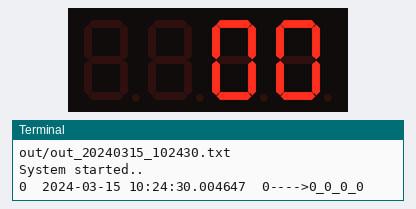
A program run on a simulated Raspberry Pi (BCM pin numbers). Shown: 4-digit seven-segment display, the last lines printed to the terminal. The clock reads 2024-03-15 10:24:30 at power-on unless the program sets it; files the program writes start out absent.

Above: at 0.1 s.
At 60.1 s:
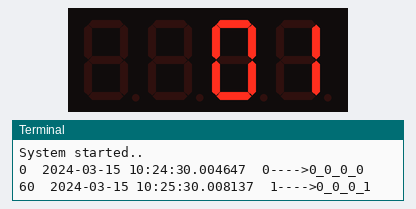
At 120.1 s:
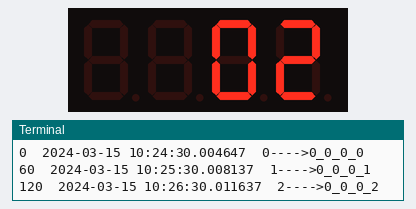

Measured:
- what the display in image 1 shows lasts 60.0 s, from 60.0 s to 120.0 s

The program:

timertest1+lcd.py
```python
from datetime import datetime
import time
import numpy as np
import os
from Adafruit_LED_Backpack import SevenSegment

def MakeDir(directory):
    if not os.path.exists(directory):
        os.makedirs(directory)


def GetTimeString(m = -1):
    if m==0:
        s1 = datetime.now().strftime("%Y%m%d%H%M%S")
    else:
        s1 = datetime.now().strftime("%Y%m%d_%H%M%S")

    return s1

# 7-segment
segment = SevenSegment.SevenSegment(address=0x70)
segment.begin()

MakeDir('out')
fn1 = 'out/out_'+GetTimeString()+'.txt'
print(fn1)
t0 = datetime.now()

v =[]
v.append(t0)
cnt = 0
fcnt = 0

bDbg = True
segment.clear()

segment.set_digit(0, 0)
segment.set_digit(1, 0)
segment.set_digit(2, 0)
segment.set_digit(3, 0)
segment.write_display()
print('System started..')

while(1):
    # t = datetime.time(datetime.now())
    if cnt%60 ==0:
        segment.clear()
        t = datetime.now()

        v.append(t)
        np.savetxt(fn1, v, fmt='%s', delimiter='\t')
        v = []
        v.append(t0)

        val1 = int(fcnt/100) % 10
        val0 = int(fcnt/1000) %10
        val2 = int(fcnt/10) %10
        val3 = fcnt%10

        if bDbg:
            print('{}\t{}\t{}---->{}_{}_{}_{}'.format(cnt, t, fcnt, val0, val1, val2, val3))

        if fcnt>999:
            segment.set_digit(0, val0)

        if fcnt>99:
            segment.set_digit(1, val1)

        segment.set_digit(2, val2)
        segment.set_digit(3, val3)
        segment.write_display()
        fcnt = fcnt+1
        if fcnt>9999:
            cnt = 0
            fcnt = 0

    cnt = cnt+1
    time.sleep(1)
```
